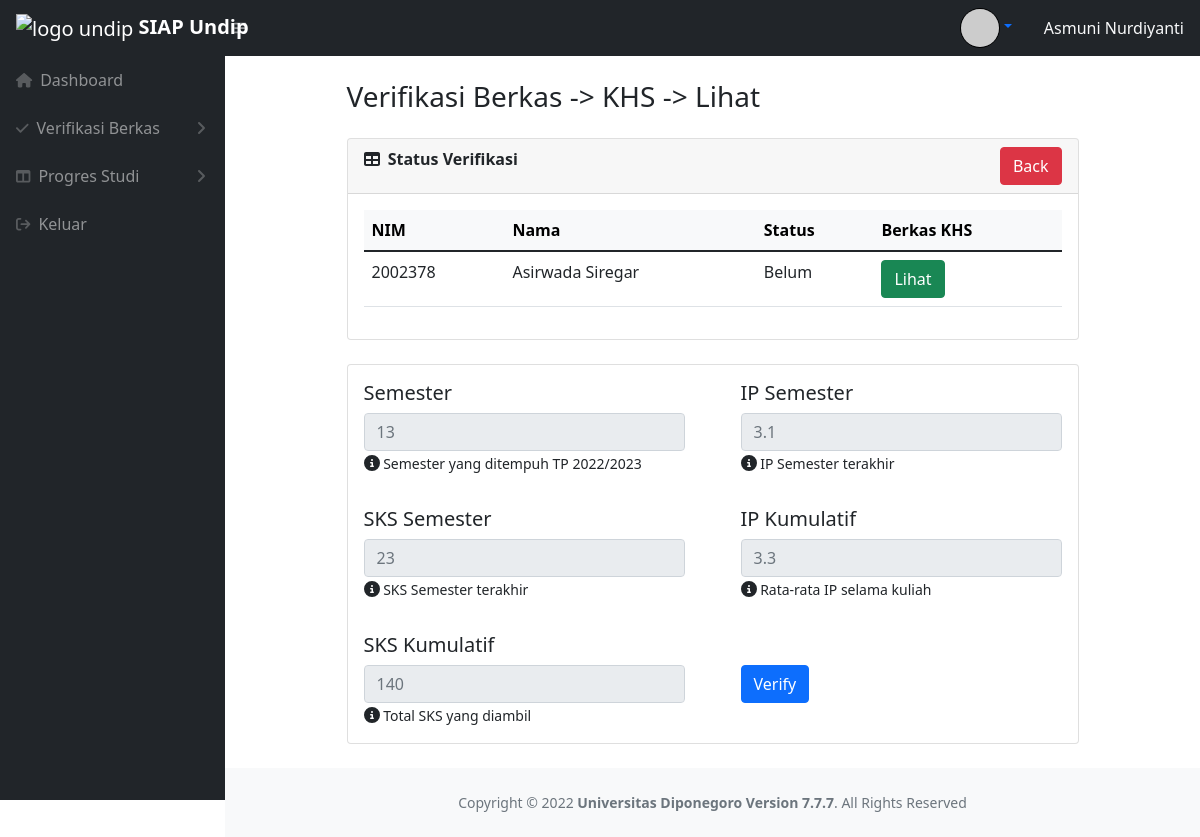
/dosen/lihatkhs.php?id=2002378 (signed in), run on the app's committed database.
### tables this page shows
CREATE TABLE `dosen` (
  `Nama` varchar(255) NOT NULL,
  `NIP` varchar(255) NOT NULL,
  `Email` varchar(255) NOT NULL,
  `Alamat` varchar(255) NOT NULL,
  `No_Hp` varchar(255) NOT NULL,
  `Status` varchar(255) NOT NULL,
  `Foto` varchar(255) DEFAULT NULL,
  `Mengampu` varchar(255) NOT NULL,
  `Username` varchar(255) NOT NULL
);

CREATE TABLE `mahasiswa` (
  `NIM` bigint NOT NULL,
  `Nama` varchar(255) NOT NULL,
  `Email` varchar(255) NOT NULL,
  `Alamat` varchar(255) NOT NULL,
  `No_Hp` varchar(255) NOT NULL,
  `Angkatan` int NOT NULL,
  `semester` int NOT NULL,
  `Status` varchar(20) NOT NULL,
  `Foto` varchar(255) DEFAULT NULL,
  `Username` varchar(255) NOT NULL,
  `kode_kab` int NOT NULL,
  `NIP_Doswal` int NOT NULL
);

CREATE TABLE `khs` (
  `Semester_Aktif` int NOT NULL,
  `SKS_Semester` int NOT NULL,
  `SKS_Kumulatif` int NOT NULL,
  `IP_Semester` float NOT NULL,
  `IP_Kumulatif` float NOT NULL,
  `Berkas_KHS` varchar(255) DEFAULT NULL,
  `Status` varchar(255) NOT NULL,
  `NIM` int NOT NULL
);

### dosen/lihatkhs.php (the view, shortened to what this page needs)
<?php include("../template/headerdosen.php");
$nimmhs = $_GET['id'];
$nama = $db->query("SELECT nama FROM mahasiswa WHERE NIM = '$nimmhs'")->fetch_object()->nama;
$row = $db->query("SELECT * FROM khs WHERE NIM = '$nimmhs'")->fetch_object();
?>
<div id="layoutSidenav_content">
    <main>
        <div class="container-fluid px-4" style="width: 80%;">
            <h3 class="mt-4 mb-4">Verifikasi Berkas -> KHS -> Lihat</h3>
            <div class="card mb-4">
                <div class="card-header">
                    <i class="fas fa-table me-1"></i>
                    <b>Status Verifikasi</b>
                    <a class="btn btn-danger float-end" role="button" href="verifkhs.php">Back</a>
                </div>
                <div class="card-body">
                    <table class="table" id="datatablesSimple1">
                        <thead class="table-light">
                            <tr>
                                <th>NIM</th>
                                <th>Nama</th>
                                <th>Status</th>
                                <th>Berkas KHS</th>
                            </tr>
                        </thead>
                        <tbody>
                            <tr>
                                <td><?php echo $nimmhs ?></td>
                                <td><?php echo $nama ?></td>
                                <td><?php echo $row->Status ?></td>
                                <td><a href="#" class="btn btn-success" role="button" id="pdf" data-bs-toggle="modal"
                                    data-bs-target="#pdfModal">Lihat</a></td>
                            </tr>
                        </tbody>
                    </table>
                </div>
            </div>
            <div class="card mb-4">
                <div class="row row-cols-2">
                    <div class="col">
                        <div class="card-body">
                            <div class="card-title">
                                <h5>Semester</h5>
                            </div>
                            <input type="text" name="book" id="book" class="form-control" disabled placeholder="<?php echo $row->Semester_Aktif?>">
                            <i class="fa fa-circle-info"></i><small> Semester yang ditempuh TP 2022/2023</small>
                        </div>
                    </div>
                    <div class="col">
                        <div class="card-body">
                            <div class="card-title">
                                <h5>IP Semester</h5>
                            </div>
                            <input type="text" name="book" id="book" class="form-control" disabled placeholder="<?php echo $row->IP_Semester?>">
                            <i class="fa fa-circle-info"></i><small> IP Semester terakhir</small>
                        </div>
                    </div>
                    <div class="col">
                        <div class="card-body">
                            <div class="card-title">
                                <h5>SKS Semester</h5>
                            </div>
                            <input type="text" name="book" id="book" class="form-control" disabled placeholder="<?php echo $row->SKS_Semester?>">
                            <i class="fa fa-circle-info"></i><small> SKS Semester terakhir</small>
                        </div>
                    </div>
                    <div class="col">
                        <div class="card-body">
                            <div class="card-title">
                                <h5>IP Kumulatif</h5>
                            </div>
                            <input type="text" name="book" id="book" class="form-control" disabled placeholder="<?php echo $row->IP_Kumulatif?>">
                            <i class="fa fa-circle-info"></i><small> Rata-rata IP selama kuliah</small>
                        </div>
                    </div>
                    <div class="col">
                        <div class="card-body">
                            <div class="card-title">
                                <h5>SKS Kumulatif</h5>
                            </div>
                            <input type="text" name="book" id="book" class="form-control" disabled placeholder="<?php echo $row->SKS_Kumulatif?>">
                            <i class="fa fa-circle-info"></i><small> Total SKS yang diambil</small>
                        </div>
                    </div>
                    <div class="col">
                        <div class="card-body">
                        <div class="card-title">
                                <h5>&nbsp;</h5>
                            </div>
                        <?php
                                if($row->Status != 'Sudah'){
                                    echo "<a class='btn btn-primary' data-bs-toggle='modal'
                                    data-bs-target='#verifModal' type='button'>Verify</a>";
                                }else{
                                    echo "<a class='btn btn-danger' data-bs-toggle='modal'
                                    data-bs-target='#verifModal' type='button'>Cancel</a>";
                                }
                            ?>
                        </div>
                    </div>
                </div>
            </div>
        </div>
    </main>
    <?php include("../template/footeruniversal.php")?>

### template/headerdosen.php (shortened to what this page needs)
<?php include('../lib/connect.php');
$username = $_SESSION['username'];
$foto = $db->query("SELECT dosen.Foto FROM user,dosen WHERE dosen.username = user.username AND dosen.username = '$username'")->fetch_object()->Foto;
$Nama = $db->query("SELECT dosen.Nama FROM user,dosen WHERE dosen.username = user.username AND dosen.username = '$username'")->fetch_object()->Nama;
?>
<!DOCTYPE html>
<html lang="en">
    <head>
        <link href="https://cdn.jsdelivr.net/npm/simple-datatables@latest/dist/style.css" rel="stylesheet" />
        <link rel="stylesheet" type="text/css" href="https://cdn.datatables.net/1.12.1/css/jquery.dataTables.min.css">
        <link href="../css/styles.css" rel="stylesheet" />
        <link href="../css/dosen.css" rel="stylesheet" />
        <link href="../css/header.css" rel="stylesheet" />
    </head>
    <body class="sb-nav-fixed">
        <nav class="sb-topnav navbar navbar-expand navbar-dark bg-dark">
            <a class="navbar-brand ps-3" href="dashboardDSN.php">
              <img src="https://kulon2.undip.ac.id/pluginfile.php/1/theme_moove/favicon/1660361299/undip.ico" alt="logo undip" width = 40 height = 40> <b class="">SIAP Undip</b>
            </a>
            <button class="btn btn-link btn-sm order-1 order-lg-0 me-4 me-lg-0 d-flex align-items-center" id="sidebarToggle" href="#!"><i class="fas fa-bars"></i></button>
            <div class="ms-auto me-0 me-md-3 my-2 my-md-0 d-flex align-items-center">
              <a class="nav-link dropdown-toggle" id="navbarDropdown" href="#" role="button" data-bs-toggle="dropdown" aria-expanded="false">                <img style="
                    object-fit: cover;
                    border-radius: 50%;
                    margin: 0 auto;
                    width: 40px;
                    height: 40px;
                    border: 1px solid black;
                    display: inline;
                " src="<?php echo $foto ?>" onerror="this.src='../assets/img/default.png'"></a>
              <div class="flex-grow-1 ms-3 text-light">
                  <?php echo $Nama ?>
              </div>
            </div>
        </nav>
        <div id="layoutSidenav">
            <div id="layoutSidenav_nav">
                <nav class="sb-sidenav accordion sb-sidenav-dark" id="sidenavAccordion">
                    <div class="sb-sidenav-menu">
                        <div class="nav">
                          <a class="nav-link" href="dashboardDSN.php">
                              <div class="sb-nav-link-icon"><i class="	fas fa-home"></i></div>
                              Dashboard
                          </a>
                          <a class="nav-link collapsed" href="#" data-bs-toggle="collapse" data-bs-target="#collapseVerif" aria-expanded="false" aria-controls="collapseVerif">
                              <div class="sb-nav-link-icon"><i class="fas fa-check"></i></div>
                              Verifikasi Berkas
                              <div class="sb-sidenav-collapse-arrow"><i class="fas fa-angle-down"></i></div>
                          </a>
                          <a class="nav-link collapsed" href="#" data-bs-toggle="collapse" data-bs-target="#collapseProgres" aria-expanded="false" aria-controls="collapseProgres">
                              <div class="sb-nav-link-icon"><i class="fas fa-columns"></i></div>
                              Progres Studi
                              <div class="sb-sidenav-collapse-arrow"><i class="fas fa-angle-down"></i></div>
                          </a>
                          <a class="nav-link" href="../logout.php">
                              <div class="sb-nav-link-icon"><i class="fa fa-sign-out"></i></div>
                              Keluar
                          </a>
                        </div>
                    </div>
                </nav>
            </div>

### css/header.css (style rules this page uses)
td { vertical-align: center; }

### data on the page
dosen: Nama "Asmuni Nurdiyanti"
mahasiswa: Nama "Asirwada Siregar"
khs: Status "Belum", book "13", book "3.1", book "23", book "3.3", book "140"

### other printed values
$nimmhs "2002378"
